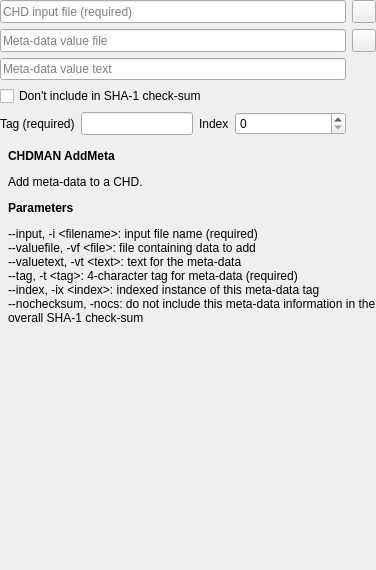
          <widget class="QWidget" name="pageAddMeta">
           <layout class="QGridLayout" name="gridLayoutPageAddMeta">
            <property name="margin">
             <number>0</number>
            </property>
            <item row="0" column="0">
             <widget class="QFrame" name="frameAddMeta">
              <layout class="QGridLayout" name="gridLayoutFrameExtractLD_3">
               <property name="margin">
                <number>0</number>
               </property>
               <item row="1" column="4">
                <widget class="QToolButton" name="toolButtonBrowseAddMetaValueFile">
                 <property name="sizePolicy">
                  <sizepolicy hsizetype="Fixed" vsizetype="Minimum">
                   <horstretch>0</horstretch>
                   <verstretch>0</verstretch>
                  </sizepolicy>
                 </property>
                 <property name="icon">
                  <iconset resource="qchdman.qrc">
                   <normaloff>:/images/fileopen.png</normaloff>:/images/fileopen.png</iconset>
                 </property>
                </widget>
               </item>
               <item row="4" column="1">
                <widget class="QLineEdit" name="lineEditAddMetaTag">
                 <property name="sizePolicy">
                  <sizepolicy hsizetype="Expanding" vsizetype="Minimum">
                   <horstretch>0</horstretch>
                   <verstretch>0</verstretch>
                  </sizepolicy>
                 </property>
                 <property name="toolTip">
                  <string>4-character tag for meta-data (--tag)</string>
                 </property>
                 <property name="maxLength">
                  <number>4</number>
                 </property>
                </widget>
               </item>
               <item row="0" column="4">
                <widget class="QToolButton" name="toolButtonBrowseAddMetaInputFile">
                 <property name="sizePolicy">
                  <sizepolicy hsizetype="Fixed" vsizetype="Minimum">
                   <horstretch>0</horstretch>
                   <verstretch>0</verstretch>
                  </sizepolicy>
                 </property>
                 <property name="icon">
                  <iconset resource="qchdman.qrc">
                   <normaloff>:/images/fileopen.png</normaloff>:/images/fileopen.png</iconset>
                 </property>
                </widget>
               </item>
               <item row="0" column="0" colspan="4">
                <widget class="QLineEdit" name="lineEditAddMetaInputFile">
                 <property name="sizePolicy">
                  <sizepolicy hsizetype="Expanding" vsizetype="Minimum">
                   <horstretch>0</horstretch>
                   <verstretch>0</verstretch>
                  </sizepolicy>
                 </property>
                 <property name="toolTip">
                  <string>CHD input file (--input)</string>
                 </property>
                 <property name="placeholderText">
                  <string>CHD input file (required)</string>
                 </property>
                </widget>
               </item>
               <item row="4" column="0">
                <widget class="QLabel" name="labelAddMetaTag">
                 <property name="text">
                  <string>Tag (required)</string>
                 </property>
                </widget>
               </item>
               <item row="1" column="0" colspan="4">
                <widget class="QLineEdit" name="lineEditAddMetaValueFile">
                 <property name="sizePolicy">
                  <sizepolicy hsizetype="Expanding" vsizetype="Minimum">
                   <horstretch>0</horstretch>
                   <verstretch>0</verstretch>
                  </sizepolicy>
                 </property>
                 <property name="toolTip">
                  <string>File containing the meta-data (--valuefile)</string>
                 </property>
                 <property name="placeholderText">
                  <string>Meta-data value file</string>
                 </property>
                </widget>
               </item>
               <item row="2" column="0" colspan="4">
                <widget class="QLineEdit" name="lineEditAddMetaValueText">
                 <property name="sizePolicy">
                  <sizepolicy hsizetype="Expanding" vsizetype="Minimum">
                   <horstretch>0</horstretch>
                   <verstretch>0</verstretch>
                  </sizepolicy>
                 </property>
                 <property name="toolTip">
                  <string>Text for the meta-data (--valuetext)</string>
                 </property>
                 <property name="placeholderText">
                  <string>Meta-data value text</string>
                 </property>
                </widget>
               </item>
               <item row="4" column="2">
                <widget class="QLabel" name="labelAddMetaIndex">
                 <property name="text">
                  <string>Index</string>
                 </property>
                </widget>
               </item>
               <item row="4" column="3">
                <widget class="QSpinBox" name="spinBoxAddMetaIndex">
                 <property name="sizePolicy">
                  <sizepolicy hsizetype="MinimumExpanding" vsizetype="Fixed">
                   <horstretch>0</horstretch>
                   <verstretch>0</verstretch>
                  </sizepolicy>
                 </property>
                 <property name="toolTip">
                  <string>Indexed instance of this meta-data tag (--index)</string>
                 </property>
                 <property name="minimum">
                  <number>0</number>
                 </property>
                 <property name="maximum">
                  <number>999999999</number>
                 </property>
                 <property name="value">
                  <number>0</number>
                 </property>
                </widget>
               </item>
               <item row="3" column="0" colspan="4">
                <widget class="QCheckBox" name="checkBoxAddMetaNoCheckSum">
                 <property name="toolTip">
                  <string>Do not include this meta-data information in the overall SHA-1 check-sum (--nochecksum)</string>
                 </property>
                 <property name="text">
                  <string>Don't include in SHA-1 check-sum</string>
                 </property>
                </widget>
               </item>
              </layout>
             </widget>
            </item>
            <item row="2" column="0">
             <spacer name="verticalSpacerAddMeta">
              <property name="orientation">
               <enum>Qt::Vertical</enum>
              </property>
              <property name="sizeHint" stdset="0">
               <size>
                <width>20</width>
                <height>245</height>
               </size>
              </property>
             </spacer>
            </item>
            <item row="1" column="0">
             <widget class="QLabel" name="labelAddMetaHelp">
              <property name="text">
               <string>&lt;p&gt;
&lt;b&gt;CHDMAN AddMeta&lt;/b&gt;
&lt;/p&gt;
Add meta-data to a CHD.
&lt;p&gt;
&lt;b&gt;Parameters&lt;/b&gt;
&lt;/p&gt;
&lt;p&gt;
--input, -i &amp;lt;filename&amp;gt;: input file name (required)&lt;br&gt;
--valuefile, -vf &amp;lt;file&amp;gt;: file containing data to add&lt;br&gt;
--valuetext, -vt &amp;lt;text&amp;gt;: text for the meta-data&lt;br&gt;
--tag, -t &amp;lt;tag&amp;gt;: 4-character tag for meta-data (required)&lt;br&gt;
--index, -ix &amp;lt;index&amp;gt;: indexed instance of this meta-data tag&lt;br&gt;
--nochecksum, -nocs: do not include this meta-data information in the overall SHA-1 check-sum
&lt;/p&gt;</string>
              </property>
              <property name="alignment">
               <set>Qt::AlignLeading|Qt::AlignLeft|Qt::AlignTop</set>
              </property>
              <property name="wordWrap">
               <bool>true</bool>
              </property>
              <property name="margin">
               <number>8</number>
              </property>
              <property name="indent">
               <number>8</number>
              </property>
             </widget>
            </item>
           </layout>
          </widget>
